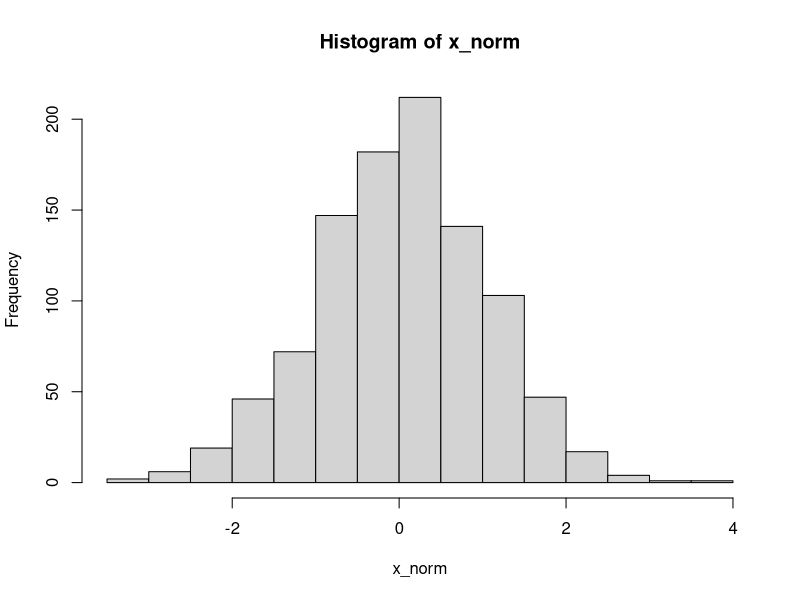
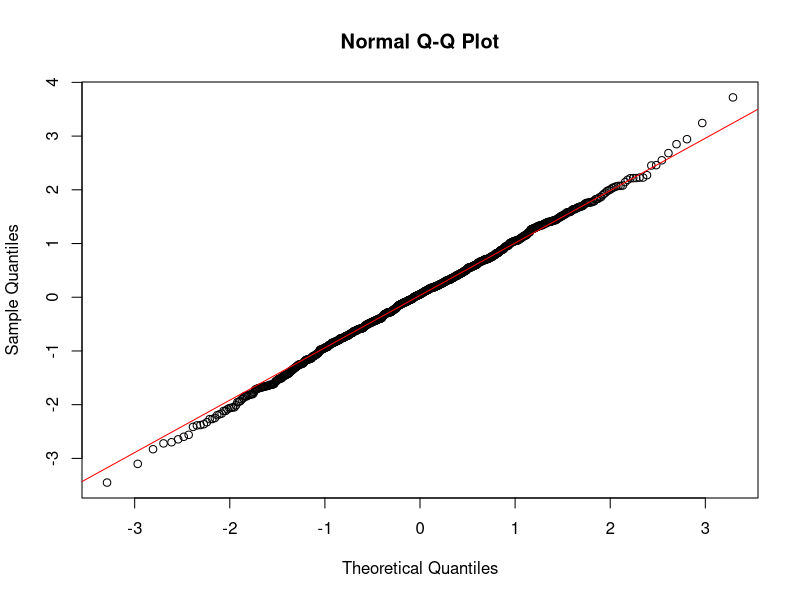
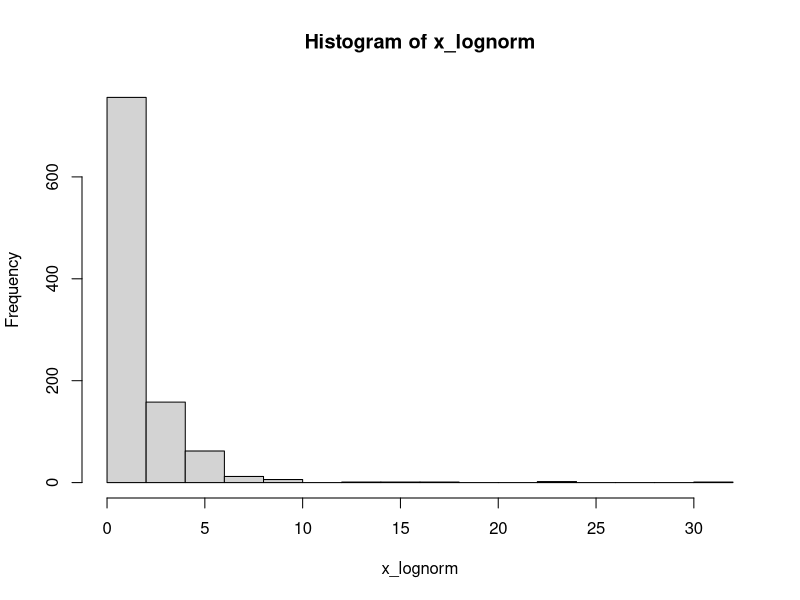
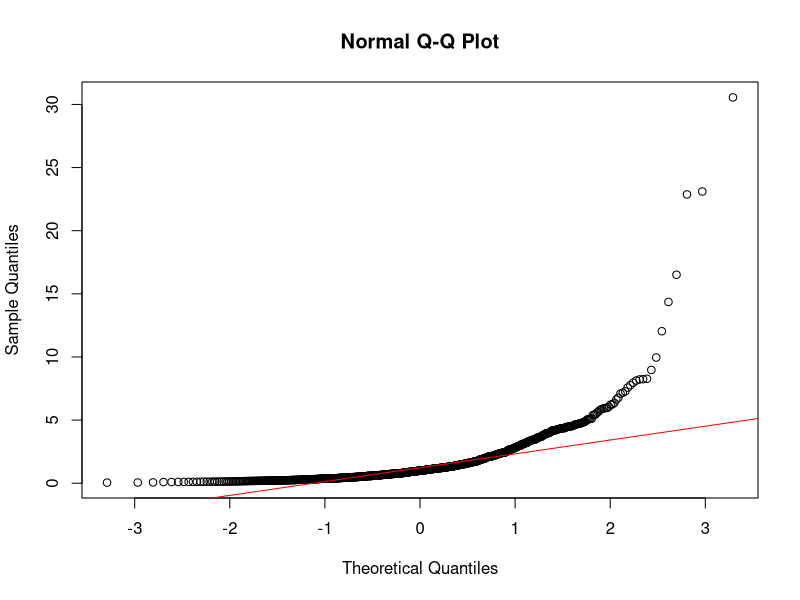
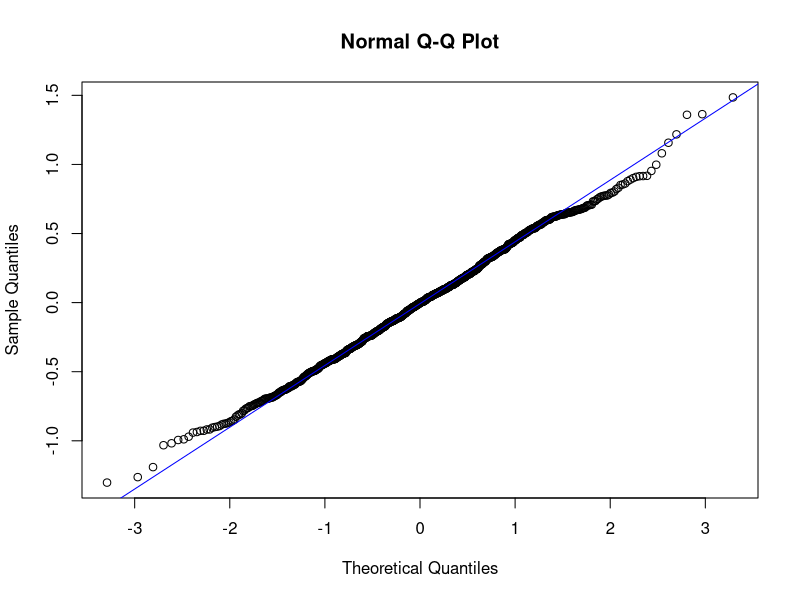
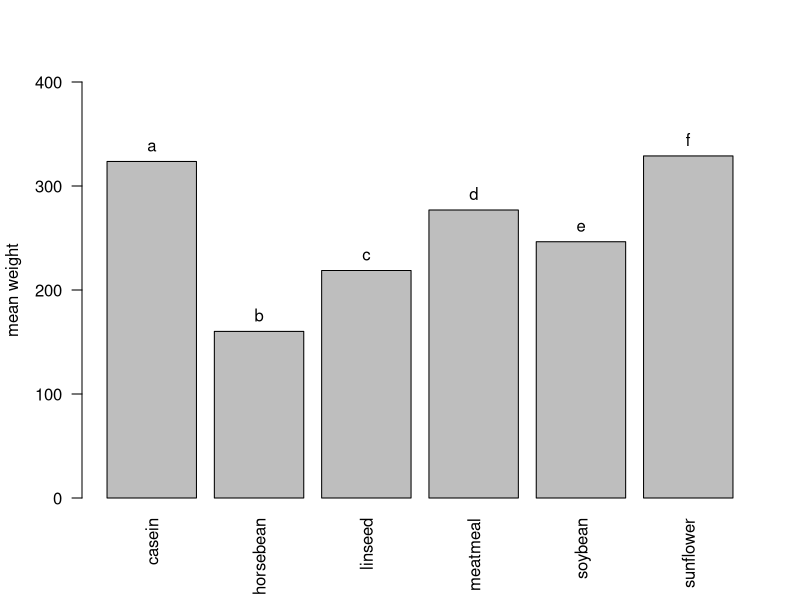
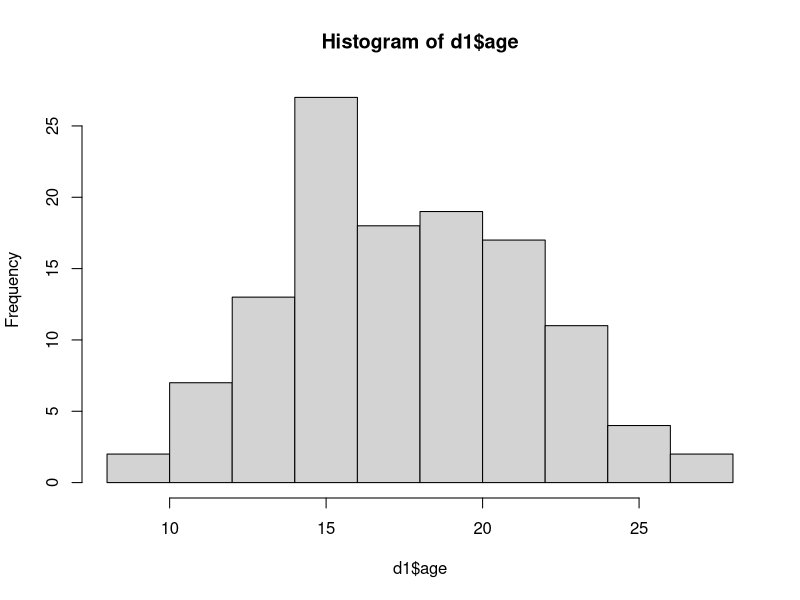
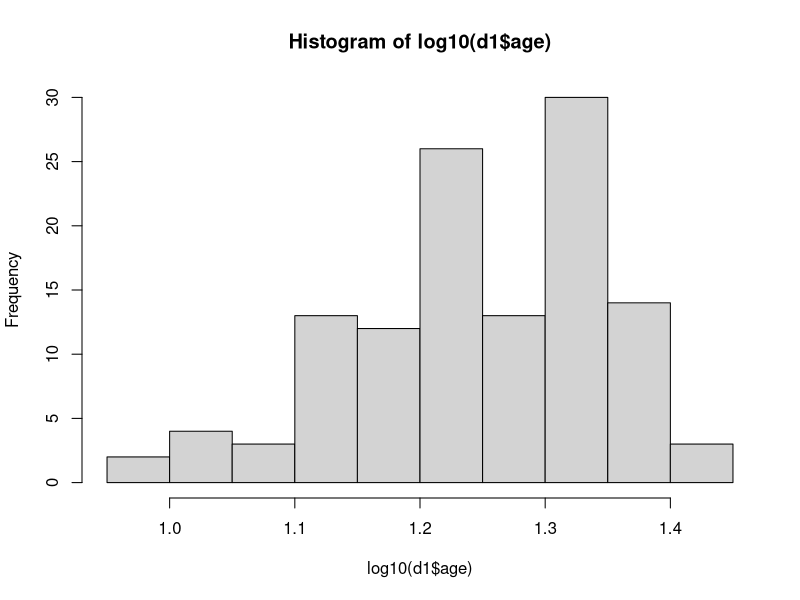

Reproduce these figures in R, in order.
## ---- chunk 1
#randomly gen 1000 pts from rand normal dist
x_norm <- rnorm(1000)
hist(x_norm)
qqnorm(x_norm)
## add theoretical line
qqline(x_norm,col="red")

# get data from a diff dist
x_lognorm <- rlnorm(1000)
hist(x_lognorm)
qqnorm(x_lognorm)
qqline(x_lognorm,col="red")
#log transform this
x <- log10(x_lognorm)
qqnorm(x)
qqline(x,col="blue")
## ---- chunk 2
data("chickwts")
str(chickwts)
a <- aggregate(weight~feed, FUN=mean,data=chickwts)
ms <- subset(x=chickwts,subset=feed=="casein"|feed=="horsebead")
subset(chickwts,subset=weight>400)
bp <- barplot(a$weight,xlab="",ylab="mean weight",las=2,ylim=c(0,400),names=a$feed)
text(x=bp,y=a$weight,c('a','b','c','d','e','f'),pos=3)
## ---- chunk 3
d1 <- read.csv("ttest_dataset1.csv")
hist(d1$age) #looks relatively normal
hist(log10(d1$age)) # looks less normal
# not transforming is better
g1 <- subset(d1,subset=treatment=="control")
g2 <- subset(d1,subset=treatment=="vaccinated")
t.test(g1$age, g2$age)
# fail to reject, age does not seem related to treatment
# Vaccine is not effective (means are the same between treatment and control)
hist(d1$score) # does not seem to be a normal distribution
qqnorm(d1$score)
qqline(d1$score,col="red")  #not normal
ls <- log10(d1$score)
qqnorm(ls) 
qqline(ls,col="red") # seems normal
t.test(g1$score, g2$score)
# pval lower than 0.05 so H0 rejected, there is a difference in means between treatment and control
m1 <- mean(g1$score) #13.01
m2 <- mean(g2$score) #4.32
my.se <- function(x){
  sd(x)/sqrt(length(x))
}
se1 <- my.se(g1$score)
se2 <- my.se(g2$score)
ci.up1 <- m1+1.96*se1
ci.low1 <- m1-1.96*se1
ci.up2 <- m2+1.96*se2
ci.low2 <- m2-1.96*se2

bp <- barplot(c(m1,m2), ylim=c(0,20), names=c("control","vaccinated"), ylab="HPV score")
arrows(x0=bp,x1=bp,y0=c(ci.low1,ci.low2),y1=c(ci.up1,ci.up2),angle=90,code=3,length=0.1)
# The vaccine seems effective
m1/m2 # control has three times the HPV score on average, so the vaccine seems effective
d2 <- read.csv("ttest_dataset2.csv")
cont <- subset(d2,subset=treatment=="control")
vac <- subset(d2,subset=treatment=="vaccinated")
cm <- aggregate(score~trial,FUN=mean,data=cont)
vm <- aggregate(score~trial,FUN=mean,data=vac)
rat <- cm$score/vm$score
t.test(rat,mu=m1/m2)
## ---- chunk 4
d3 <- read.csv("ttest_dataset3.csv")
plot(d3$year,d3$autism)
plot(d3$year,d3$vaccine)
# they have a similar curve but anything that has linearly continuously been increasing over the years would have as a similar a curve, correlation does not mean causation
#choosing not to vaccinate is endangering human life, so we would have to collect data from current anti-vaxxers who already are not vaccinating. control in anti-vaxxer kids vs vaccinated kids and measure autism rates
d4 <- read.csv("ttest_dataset4.csv")
ac <- log10(subset(d4,subset=treatment=="control")$autism)
av <- log10(subset(d4,subset=treatment=="vaccine")$autism)
par(mfrow=c(1,2))
qqnorm(ac) # normal when log10d
qqline(ac,col="red")
qqnorm(av) # normal when log10d
qqline(av,col="red")
t.test(ac,av) # pval greater than 0.05, we fail to reject the hypothesis, the means of control and vaccine are not significantly different
ac <- subset(d4,subset=treatment=="control")$autism
av <- subset(d4,subset=treatment=="vaccine")$autism
mc <- mean(ac)
mv <- mean(av)
sec <- my.se(ac)
sev <- my.se(av)
ciuc <- mc+1.96*sec
ciuv <- mv+1.96*sev
cilc <- mc-1.96*sec
cilv <- mv-1.96*sev
par(mfrow=c(1,1))
bp <- barplot(c(mc,mv), ylim=c(0,20), names=c("control","vaccinated"), ylab="autism score")
arrows(x0=bp,x1=bp,y0=c(cilc,cilv),y1=c(ciuc,ciuv),angle=90,code=3,length=0.1)
# they do not differ
# you are just as likely to get autism as an unvaccinated person as you are vaccinated, correlation does not mean causation
